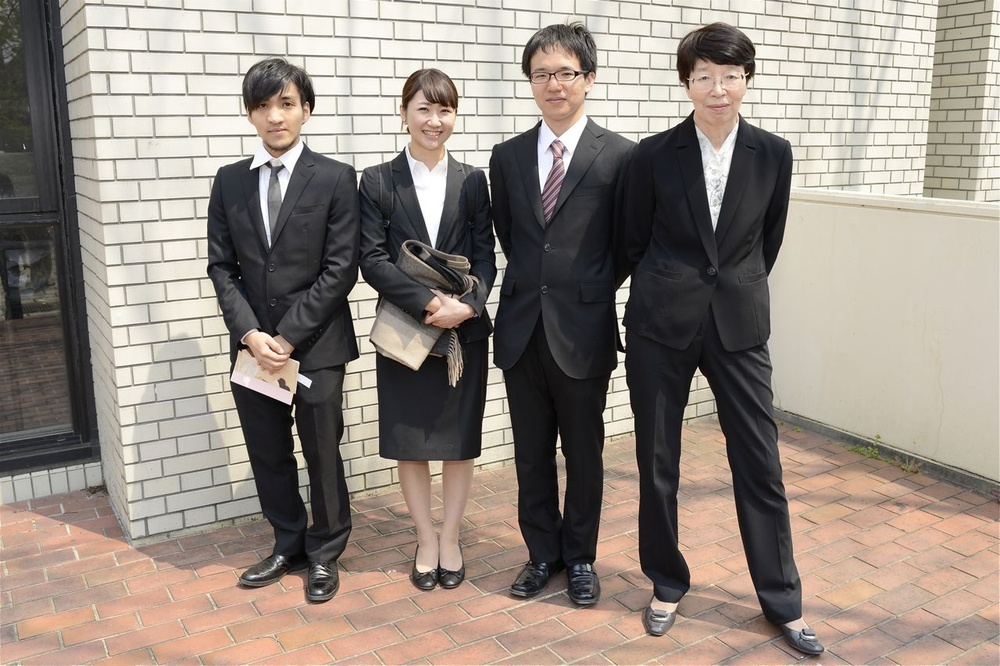
#> input picture etude4/photos/085.jpg, 1000 x 666 px, shrunk from 1280 x 853 before the run
$ python faceDetect.py photos/085.jpg out.png   (Python 2 division)
#> lines starting #> are read from the running program, lines starting #| are printed output that depends on the picture
#!/usr/bin/env python
# -*- coding: utf-8 -*-

import numpy as np
import sys, argparse, json, math
import cv2

face_cascade = cv2.CascadeClassifier('openCV/haarcascade_frontalface_default.xml')

def main():
  # 引数の設定
  parser = argparse.ArgumentParser()
  parser.add_argument("inputfile", help="image file")
  parser.add_argument("outputfile", help="output file")
  parser.add_argument("-height", help="height(default=200px)", type=int, default=200)
  parser.add_argument("-width",  help="width(default=120px)",  type=int, default=120)
  parser.add_argument("-verbose", help="verbose mode (default=false)", action="store_true")
  args = parser.parse_args()

  if args.verbose:
    print args.inputfile, args.outputfile

  margin_left = margin_right = 0.2
  margin_top = 0.2
  margin_bottom = 0.4

  img = cv2.imread(args.inputfile)
#> img is the input picture: shape (666, 1000, 3); mean B, G, R 130.3, 139.3, 149.8
  gray = cv2.cvtColor(img, cv2.COLOR_BGR2GRAY)
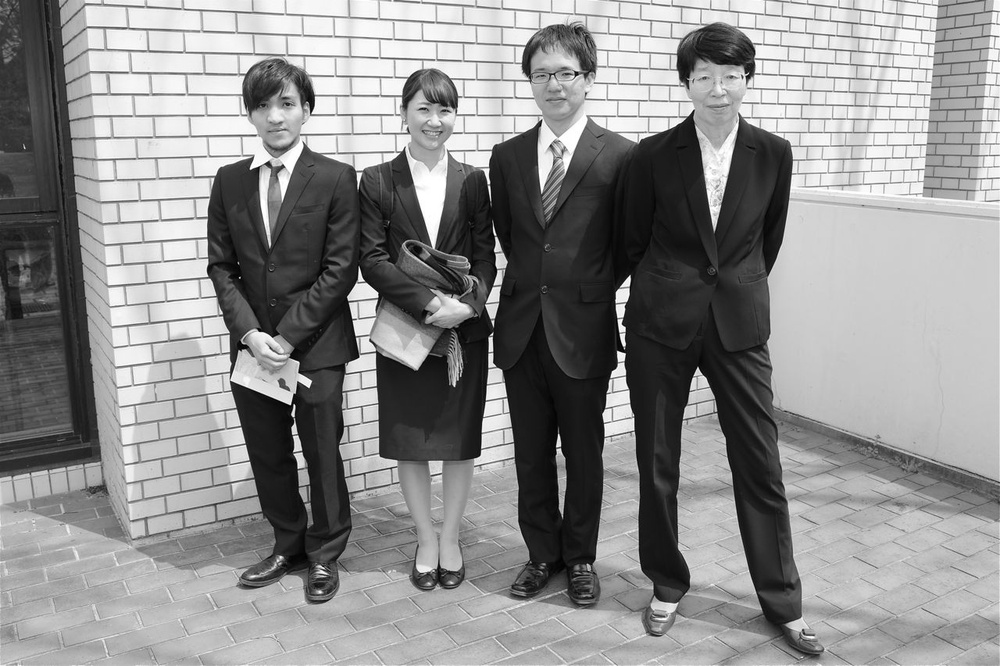
#> gray: shape (666, 1000); min 0, max 255, mean 141.4
  faces = face_cascade.detectMultiScale(gray, 1.3, 5)
#> faces = [[519, 46, 72, 72], [686, 54, 65, 65], [404, 86, 64, 64], [240, 78, 69, 69]]
  for i, (x,y,w,h) in enumerate(faces):
    # 顔が見つかった場合
    left, right = x - margin_left * w, x + (1.0+margin_right) * w
    top, bottom = y - margin_top * h,  y + (1.0+margin_bottom) * h
    # 範囲がはみ出している場合は未完成
    print i, left, right, top, bottom
    clipped = img[top:bottom, left:right]
    cv2.imwrite(args.outputfile + "_" + str(i) + ".png", clipped)
#> this loop made 1 pass
#> (x, y, w, h, left, right, top, bottom) on pass 1: (519, 46, 72, 72, 504.6, 605.4, 31.6, 146.8)
#| 0 504.6 605.4 31.6 146.8


if __name__ == "__main__":
#> (the run stopped early here; a loop or call above may not have finished)

$ run again, on etude4/photos/2684s.jpg
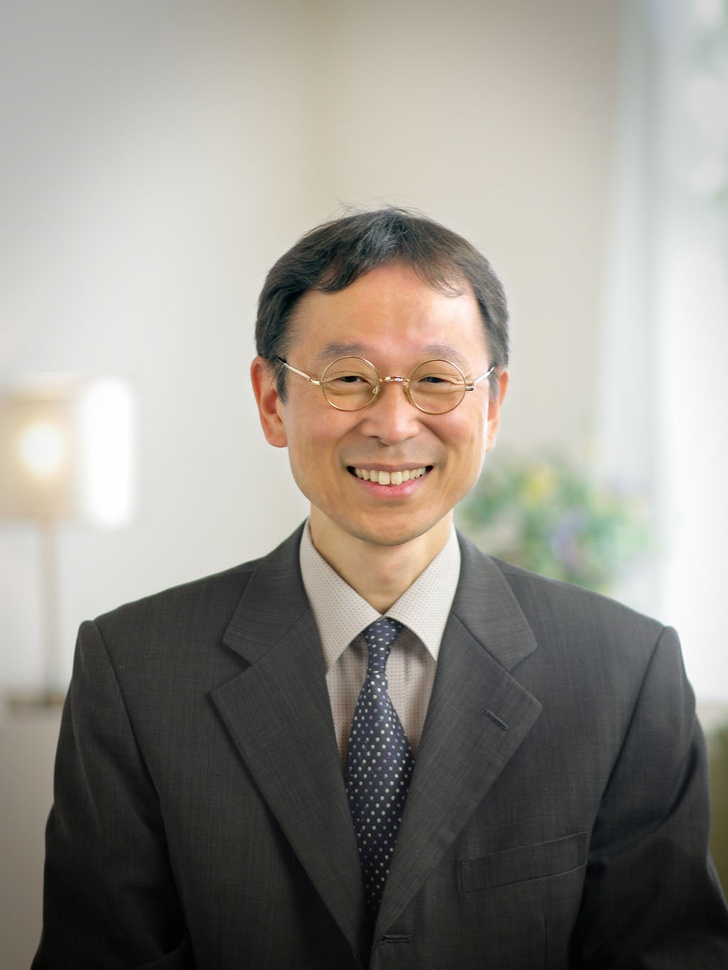
#> input picture etude4/photos/2684s.jpg, 728 x 970 px, shrunk from 1024 x 1365 before the run
#> in main, img is the input picture: shape (970, 728, 3); mean B, G, R 137.5, 144.8, 149
#> in main, `gray = cv2.cvtColor(img, cv2.COLOR_BGR2GRAY)`:
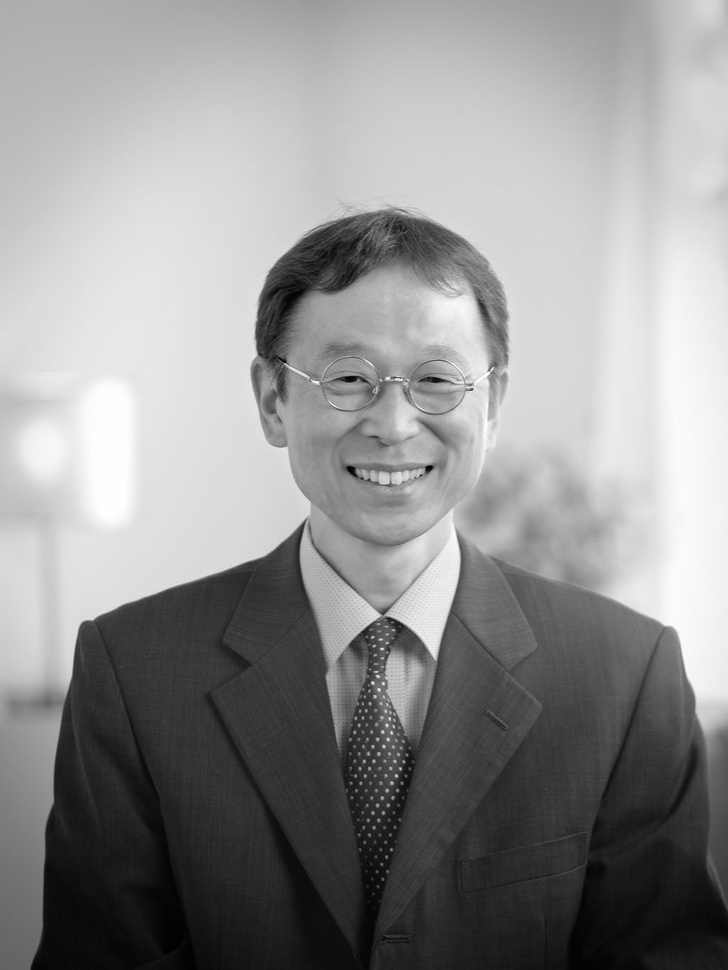
#> gray: shape (970, 728); min 0, max 255, mean 145.3
#> faces = [[256, 277, 259, 259]]
#> the loop in main, `for i, (x,y,w,h) in enumerate(faces):` made 1 pass
#> (x, y, w, h, left, right, top, bottom) on pass 1: (256, 277, 259, 259, 204.2, 566.8, 225.2, 639.6)
#> (printed output is left out)

$ run again, on etude4/photos/c0301_223_0478227ff4521597366c7478770d3508.jpg
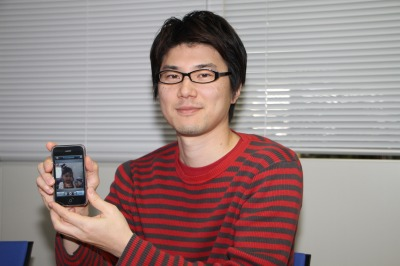
#> input picture etude4/photos/c0301_223_0478227ff4521597366c7478770d3508.jpg, 400 x 266 px
#> in main, img is the input picture: shape (266, 400, 3); mean B, G, R 133.6, 134.5, 154.6
#> in main, `gray = cv2.cvtColor(img, cv2.COLOR_BGR2GRAY)`:
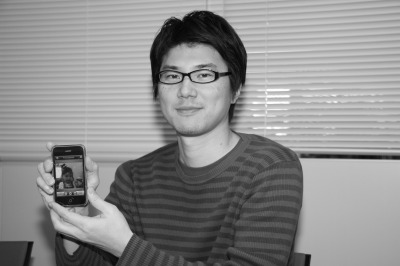
#> gray: shape (266, 400); min 2, max 255, mean 140.4
#> faces = [[147, 44, 89, 89]]
#> the loop in main, `for i, (x,y,w,h) in enumerate(faces):` made 1 pass
#> (x, y, w, h, left, right, top, bottom) on pass 1: (147, 44, 89, 89, 129.2, 253.8, 26.2, 168.6)
#> (printed output is left out)

$ run again, on etude4/photos/images.jpg
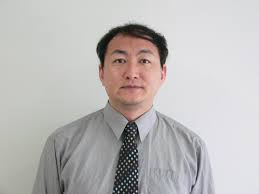
#> input picture etude4/photos/images.jpg, 259 x 194 px
#> in main, img is the input picture: shape (194, 259, 3); mean B, G, R 183.8, 184.7, 187.8
#> in main, `gray = cv2.cvtColor(img, cv2.COLOR_BGR2GRAY)`:
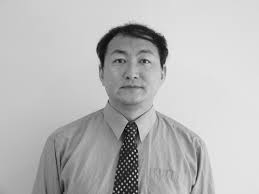
#> gray: shape (194, 259); min 1, max 237, mean 185.5
#> faces = [[97, 34, 71, 71]]
#> the loop in main, `for i, (x,y,w,h) in enumerate(faces):` made 1 pass
#> (x, y, w, h, left, right, top, bottom) on pass 1: (97, 34, 71, 71, 82.8, 182.2, 19.8, 133.4)
#> (printed output is left out)
